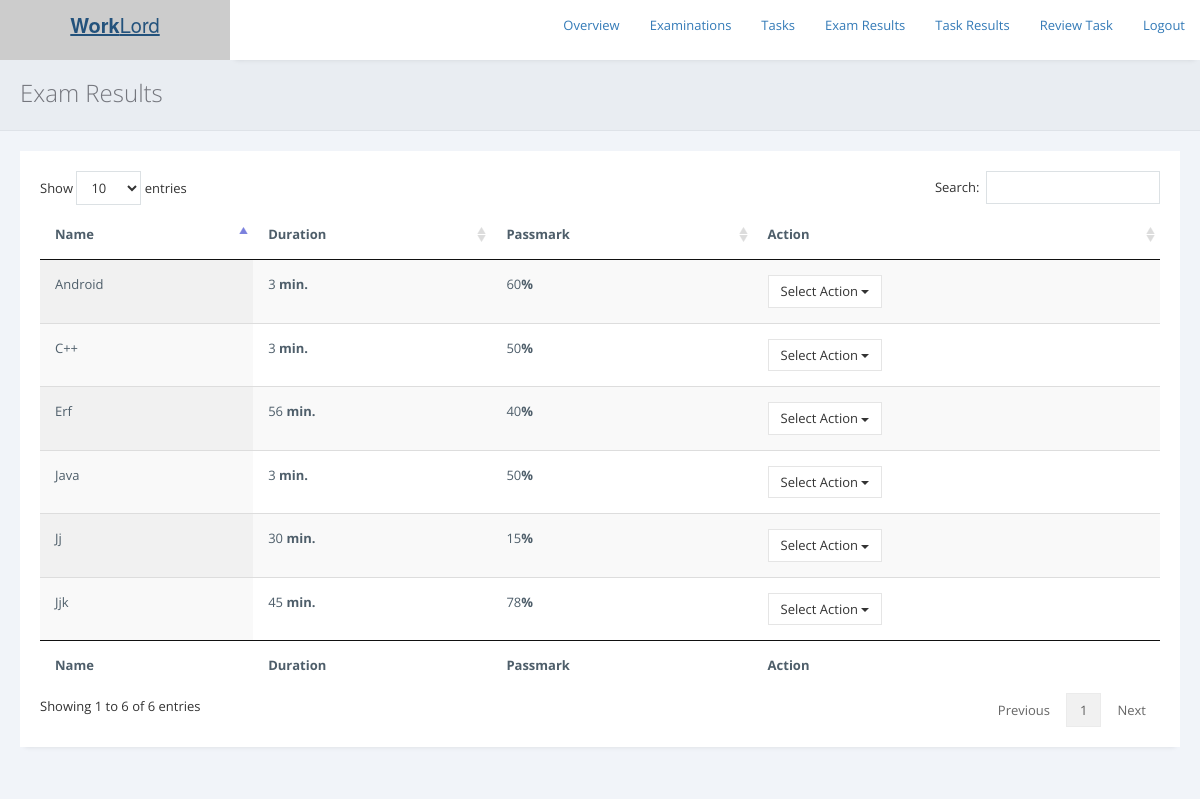
The page /exams/admin/results.php on the database as committed earlier.
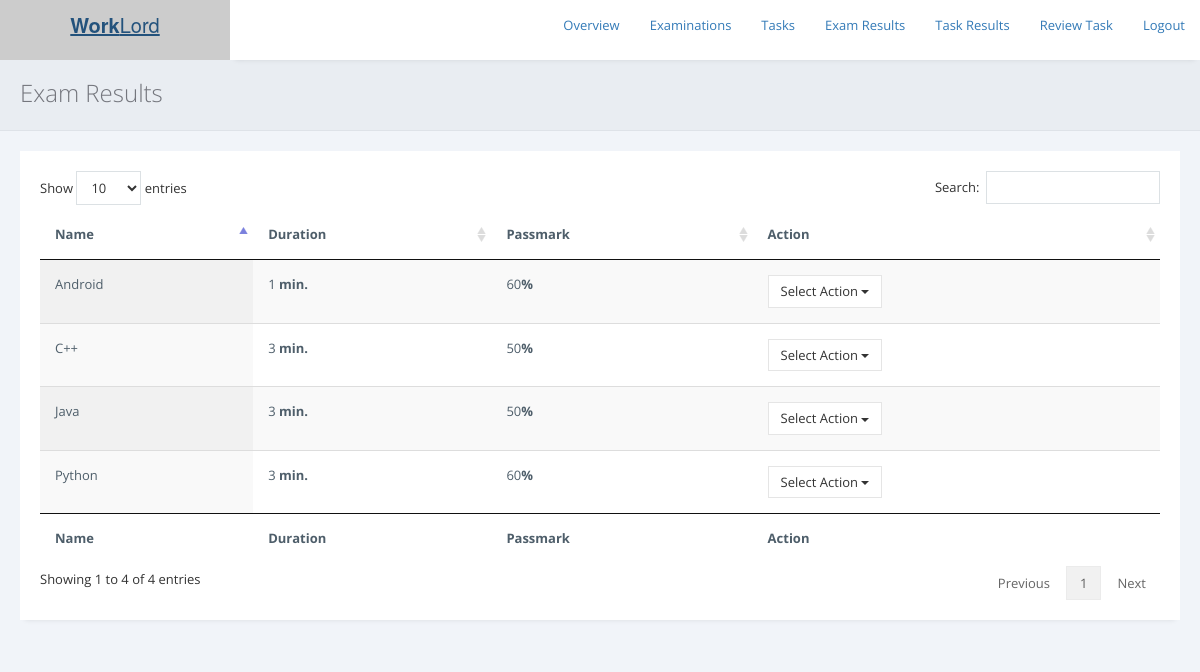
The same page on the database as committed later.
### tables this page shows
CREATE TABLE `examinations` (
  `exam_id` varchar(255) NOT NULL,
  `exam_name` varchar(255) NOT NULL,
  `duration` int(255) NOT NULL,
  `passmark` int(255) NOT NULL,
  `terms` longtext NOT NULL,
  `status` varchar(255) NOT NULL DEFAULT 'Inactive'
);

### exams/admin/results.php (the view, shortened to what the changed rows need)
<?php
include 'includes/check_reply.php';
?>
<!DOCTYPE html>
<html>
<head>
<link rel="stylesheet" href="https://cdnjs.cloudflare.com/ajax/libs/twitter-bootstrap/3.3.7/css/bootstrap.min.css">
<link rel="stylesheet" href="https://cdnjs.cloudflare.com/ajax/libs/font-awesome/4.7.0/css/font-awesome.min.css">
<link rel="stylesheet" href="https://cdnjs.cloudflare.com/ajax/libs/ionicons/2.0.1/css/ionicons.min.css">
<link rel="stylesheet" href="../../css/AdminLTE.min.css">
        <link href="../assets/plugins/pace-master/themes/blue/pace-theme-flash.css" rel="stylesheet"/>
        <link href="../assets/plugins/uniform/css/uniform.default.min.css" rel="stylesheet"/>
        <link href="../assets/plugins/bootstrap/css/bootstrap.min.css" rel="stylesheet" type="text/css"/>
        <link href="../assets/plugins/fontawesome/css/font-awesome.css" rel="stylesheet" type="text/css"/>
        <link href="../assets/plugins/line-icons/simple-line-icons.css" rel="stylesheet" type="text/css"/>
        <link href="../assets/plugins/offcanvasmenueffects/css/menu_cornerbox.css" rel="stylesheet" type="text/css"/>
        <link href="../assets/plugins/waves/waves.min.css" rel="stylesheet" type="text/css"/>
        <link href="../assets/plugins/switchery/switchery.min.css" rel="stylesheet" type="text/css"/>
        <link href="../assets/plugins/3d-bold-navigation/css/style.css" rel="stylesheet" type="text/css"/>
        <link href="../assets/plugins/slidepushmenus/css/component.css" rel="stylesheet" type="text/css"/>
        <link href="../assets/plugins/datatables/css/jquery.datatables.min.css" rel="stylesheet" type="text/css"/>
        <link href="../assets/plugins/datatables/css/jquery.datatables_themeroller.css" rel="stylesheet" type="text/css"/>
        <link href="../assets/plugins/x-editable/bootstrap3-editable/css/bootstrap-editable.css" rel="stylesheet" type="text/css">
        <link href="../assets/plugins/bootstrap-datepicker/css/datepicker3.css" rel="stylesheet" type="text/css"/>
		<link href="../assets/plugins/select2/css/select2.min.css" rel="stylesheet" type="text/css"/>
        <link href="../assets/css/modern.min.css" rel="stylesheet" type="text/css"/>
        <link href="../assets/css/themes/green.css" class="theme-color" rel="stylesheet" type="text/css"/>
        <link href="../assets/css/custom.css" rel="stylesheet" type="text/css"/>
        <link href="../assets/css/snack.css" rel="stylesheet" type="text/css"/>
        <link href="../assets/plugins/summernote-master/summernote.css" rel="stylesheet" type="text/css"/>
        <link href="../assets/plugins/bootstrap-datepicker/css/datepicker3.css" rel="stylesheet" type="text/css"/>
        <link href="../assets/plugins/bootstrap-colorpicker/css/colorpicker.css" rel="stylesheet" type="text/css"/>
        <link href="../assets/plugins/bootstrap-tagsinput/bootstrap-tagsinput.css" rel="stylesheet" type="text/css"/>
        <link href="../assets/plugins/bootstrap-timepicker/css/bootstrap-timepicker.min.css" rel="stylesheet" type="text/css"/>
    </head>
    <body <?php if ($ms == "1") { print 'onload="myFunction()"'; } ?> >
        <main class="content-wrap">
            <div class="page-inner">
                <div id="main-wrapper">
                    <div class="row">
                        <div class="col-md-12">
						<div class="row">
                            <div class="col-md-12">
                                <div class="panel panel-white">
                                    <div class="panel-body">
                                    <div class="table-responsive">
										   <?php
										   include '../../db.php';
										   $sql = "SELECT * FROM examinations";
                                           $result = $conn->query($sql);
                                           if ($result->num_rows > 0) {
										print '
										<table id="example" class="display table" style="width: 100%; cellspacing: 0;">
                                        <thead>
                                            <tr>
                                                <th>Name</th>
                                                <th>Duration</th>
												<th>Passmark</th>
                                                <th>Action</th>
                                            </tr>
                                        </thead>
                                        <tfoot>
                                            <tr>
                                                <th>Name</th>
                                                <th>Duration</th>
												<th>Passmark</th>
                                                <th>Action</th>
                                            </tr>
                                        </tfoot>
                                        <tbody>';
                                           while($row = $result->fetch_assoc()) {
                                          print '
										       <tr>
                                                <td>'.$row['exam_name'].'</td>
												<td>'.$row['duration'].'<b> min.</b></td>
												<td>'.$row['passmark'].'<b>%</b></td>
                                                <td><div class="btn-group" role="group">
                                                <button type="button" class="btn btn-default dropdown-toggle" data-toggle="dropdown" aria-expanded="false">
                                                    Select Action
                                                    <span class="caret"></span>
                                                </button>
                                                <ul class="dropdown-menu" role="menu">
													<li><a href="view-results.php?eid='.$row['exam_id'].'">View Results</a></li>
                                                </ul>
                                            </div></td>
                                            </tr>';
                                           }
										   print '
									   </tbody>
                                       </table>  ';
                                            } else {
											print '
												<div class="alert alert-info" role="alert">
                                        Nothing was found in database.
                                    </div>';
                                           }
										   ?>
                                    </div>
                                    </div>
                                </div>
                            </div>
                        </div>
                        </div>
                    </div>
                </div>
            </div>
        </main>
    </body>
</html>

Rows that differ between the two databases and show on the page:
removed examinations: exam_name "Jjk", duration "45", passmark "78"
removed examinations: exam_name "Erf", duration "56", passmark "40"
changed examinations: exam_name "Jj" → "Python"; duration "30" → "3"; passmark "15" → "60"
changed examinations "Android": duration "3" → "1"
Other text that changed with them:
text written by a page script: "Show entries Search: Showing 1 to 6 of 6 entries Previous 1 Next" → "Show entries Search: Showing 1 to 4 of 4 entries Previous 1 Next"
